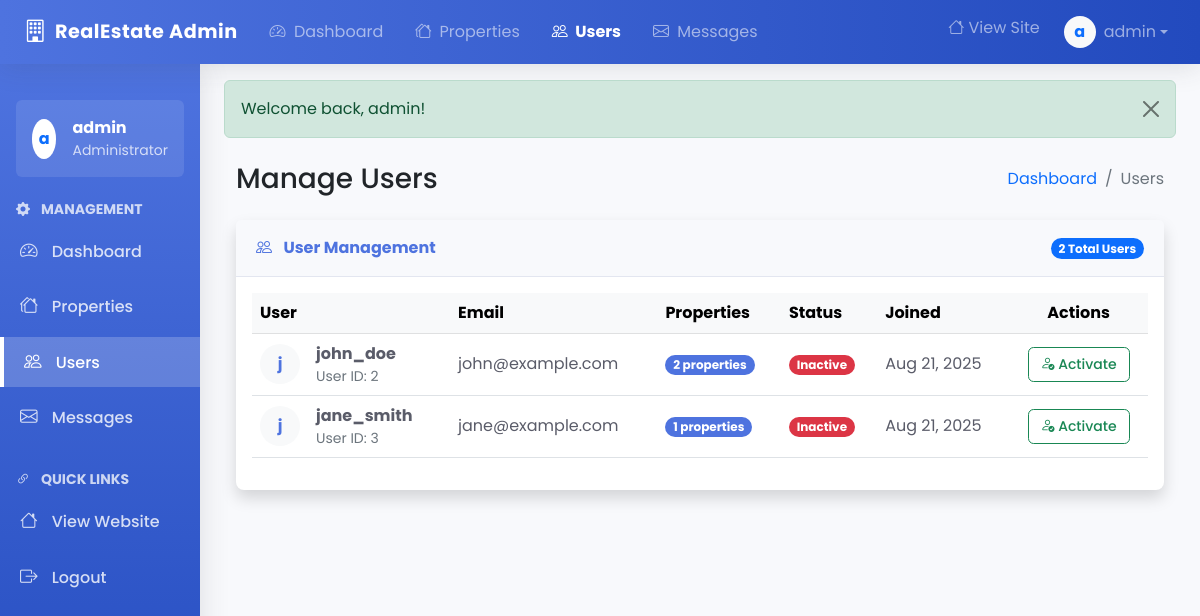
The page /admin/users.php (signed in) on the database its author committed.
### tables this page shows
CREATE TABLE users (
    id INT AUTO_INCREMENT PRIMARY KEY,
    username VARCHAR(50) NOT NULL UNIQUE,
    email VARCHAR(100) NOT NULL UNIQUE,
    password VARCHAR(255) NOT NULL,
    role ENUM('admin', 'user') DEFAULT 'user',
    created_at TIMESTAMP DEFAULT CURRENT_TIMESTAMP
);

### includes/functions.php (called while the page is built, shortened)
<?php
function format_date($date, $format = 'M d, Y') {
    return date($format, strtotime($date));
}

### admin/users.php (the view, shortened to what this page needs)
<?php
require_once '../config.php';
require_once '../includes/functions.php';
$query = "SELECT u.*,
                 (SELECT COUNT(*) FROM properties WHERE user_id = u.id) as property_count
          FROM users u
          WHERE u.role = 'user'
          ORDER BY u.created_at DESC";
try {
    $stmt = $conn->query($query);
    $users = $stmt->fetchAll();
} catch(PDOException $e) {
    $users = [];
    $_SESSION['error'] = "Error fetching users: " . $e->getMessage();
}
include 'includes/admin-header.php';
?>
<div class="container-fluid mt-4">
    <div class="d-flex justify-content-between align-items-center mb-4">
        <h1 class="h3 mb-0 text-gray-800">Manage Users</h1>
        <ol class="breadcrumb mb-0 bg-transparent">
            <li class="breadcrumb-item"><a href="/realestate/admin/index.php" class="text-decoration-none">Dashboard</a></li>
            <li class="breadcrumb-item active">Users</li>
        </ol>
    </div>
    <div class="card shadow border-0 mb-4">
        <div class="card-header py-3 d-flex justify-content-between align-items-center">
            <h6 class="m-0 fw-bold" style="color: var(--primary-color);"><i class="bi bi-people me-2"></i> User Management</h6>
            <div>
                <span class="badge bg-primary rounded-pill"><?php echo count($users); ?> Total Users</span>
            </div>
        </div>
        <div class="card-body">
            <?php if (empty($users)): ?>
                <div class="text-center py-5">
                    <i class="bi bi-people" style="font-size: 3rem; color: var(--secondary-color);"></i>
                    <p class="mt-3 text-muted">No users found in the system.</p>
                </div>
            <?php else: ?>
                <div class="table-responsive">
                    <table class="table table-hover align-middle">
                        <thead class="table-light">
                            <tr>
                                <th class="fw-bold">User</th>
                                <th class="fw-bold">Email</th>
                                <th class="fw-bold">Properties</th>
                                <th class="fw-bold">Status</th>
                                <th class="fw-bold">Joined</th>
                                <th class="fw-bold text-center">Actions</th>
                            </tr>
                        </thead>
                        <tbody>
                            <?php foreach ($users as $user): ?>
                                <tr>
                                    <td>
                                        <div class="d-flex align-items-center">
                                            <div class="rounded-circle bg-light d-flex align-items-center justify-content-center me-3"
                                                 style="width: 40px; height: 40px; background-color: var(--light-color);">
                                                <span class="fw-bold" style="color: var(--primary-color);">
                                                    <?php echo substr(htmlspecialchars($user['username']), 0, 1); ?>
                                                </span>
                                            </div>
                                            <div>
                                                <div class="fw-bold"><?php echo htmlspecialchars($user['username']); ?></div>
                                                <div class="small text-muted">User ID: <?php echo $user['id']; ?></div>
                                            </div>
                                        </div>
                                    </td>
                                    <td><?php echo htmlspecialchars($user['email']); ?></td>
                                    <td>
                                        <span class="badge rounded-pill" style="background-color: var(--primary-color);">
                                            <?php echo $user['property_count']; ?> properties
                                        </span>
                                    </td>
                                    <td>
                                        <?php $status = isset($user['status']) ? $user['status'] : 'inactive'; ?>
                                        <span class="badge rounded-pill bg-<?php echo $status === 'active' ? 'success' : 'danger'; ?>">
                                            <?php echo ucfirst($status); ?>
                                        </span>
                                    </td>
                                    <td><?php echo format_date($user['created_at']); ?></td>
                                    <td class="text-center">
                                        <?php if ($status === 'active'): ?>
                                            <form method="post" class="d-inline">
                                                <input type="hidden" name="user_id" value="<?php echo $user['id']; ?>">
                                                <input type="hidden" name="action" value="deactivate">
                                                <button type="submit" class="btn btn-sm btn-outline-danger"
                                                        onclick="return confirm('Are you sure you want to deactivate this user?')">
                                                    <i class="bi bi-person-x"></i> Deactivate
                                                </button>
                                            </form>
                                        <?php else: ?>
                                            <form method="post" class="d-inline">
                                                <button type="submit" class="btn btn-sm btn-outline-success">
                                                    <i class="bi bi-person-check"></i> Activate
                                                </button>
                                            </form>
                                        <?php endif; ?>
                                    </td>
                                </tr>
                            <?php endforeach; ?>
                        </tbody>
                    </table>
                </div>
            <?php endif; ?>
        </div>
    </div>
</div>
<?php include 'includes/admin-footer.php'; ?>

### admin/includes/admin-header.php (style rules this page uses)
:root { --primary-color: #4e73df; --secondary-color: #858796; --success-color: #1cc88a; --info-color: #36b9cc; --warning-color: #f6c23e; --danger-color: #e74a3b; --light-color: #f8f9fc; --dark-color: #5a5c69; }
body { font-family: 'Poppins', sans-serif; background-color: #f8f9fc; }
.card { border: none; border-radius: 0.5rem; box-shadow: 0 0.15rem 1.75rem 0 rgba(58, 59, 69, 0.1); margin-bottom: 1.5rem; }
.card-header { background-color: #f8f9fc; border-bottom: 1px solid #e3e6f0; padding: 1rem 1.25rem; font-weight: 600; }
.table { color: #5a5c69; }
.btn { border-radius: 0.35rem; padding: 0.375rem 0.75rem; font-weight: 500; }

### rows shown on the page
users: username "j", username "john_doe", id "2", email "john@example.com", property_count "2", status "Inactive", created_at "Aug 21, 2025"
users: username "j", username "jane_smith", id "3", email "jane@example.com", property_count "1", status "Inactive", created_at "Aug 21, 2025"

### other values the page prints
substr(htmlspecialchars($_SESSION['username']), 0, 1) "a"
$_SESSION['username'] "admin"
$_SESSION['success'] "Welcome back, admin!"
count($users) "2"
